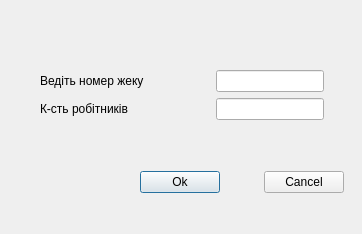
<?xml version="1.0" encoding="UTF-8"?>
<ui version="4.0">
 <class>Dialog1</class>
 <widget class="QDialog" name="Dialog1">
  <property name="geometry">
   <rect>
    <x>0</x>
    <y>0</y>
    <width>362</width>
    <height>234</height>
   </rect>
  </property>
  <property name="windowTitle">
   <string>Dialog</string>
  </property>
  <widget class="QWidget" name="">
   <property name="geometry">
    <rect>
     <x>140</x>
     <y>170</y>
     <width>204</width>
     <height>25</height>
    </rect>
   </property>
   <layout class="QHBoxLayout" name="horizontalLayout">
    <item>
     <widget class="QPushButton" name="pushButton">
      <property name="text">
       <string>Ok</string>
      </property>
     </widget>
    </item>
    <item>
     <spacer name="horizontalSpacer">
      <property name="orientation">
       <enum>Qt::Horizontal</enum>
      </property>
      <property name="sizeHint" stdset="0">
       <size>
        <width>40</width>
        <height>20</height>
       </size>
      </property>
     </spacer>
    </item>
    <item>
     <widget class="QPushButton" name="pushButton_2">
      <property name="text">
       <string>Cancel</string>
      </property>
     </widget>
    </item>
   </layout>
  </widget>
  <widget class="QWidget" name="">
   <property name="geometry">
    <rect>
     <x>40</x>
     <y>70</y>
     <width>284</width>
     <height>52</height>
    </rect>
   </property>
   <layout class="QVBoxLayout" name="verticalLayout">
    <item>
     <layout class="QHBoxLayout" name="horizontalLayout_2">
      <item>
       <widget class="QLabel" name="label">
        <property name="text">
         <string>Ведіть номер жеку</string>
        </property>
       </widget>
      </item>
      <item>
       <spacer name="horizontalSpacer_2">
        <property name="orientation">
         <enum>Qt::Horizontal</enum>
        </property>
        <property name="sizeHint" stdset="0">
         <size>
          <width>40</width>
          <height>20</height>
         </size>
        </property>
       </spacer>
      </item>
      <item>
       <widget class="QLineEdit" name="lineEdit"/>
      </item>
     </layout>
    </item>
    <item>
     <layout class="QHBoxLayout" name="horizontalLayout_3">
      <item>
       <widget class="QLabel" name="label_2">
        <property name="text">
         <string>К-сть робітників</string>
        </property>
       </widget>
      </item>
      <item>
       <spacer name="horizontalSpacer_3">
        <property name="orientation">
         <enum>Qt::Horizontal</enum>
        </property>
        <property name="sizeHint" stdset="0">
         <size>
          <width>40</width>
          <height>20</height>
         </size>
        </property>
       </spacer>
      </item>
      <item>
       <widget class="QLineEdit" name="lineEdit_2"/>
      </item>
     </layout>
    </item>
   </layout>
  </widget>
 </widget>
 <resources/>
 <connections/>
</ui>
